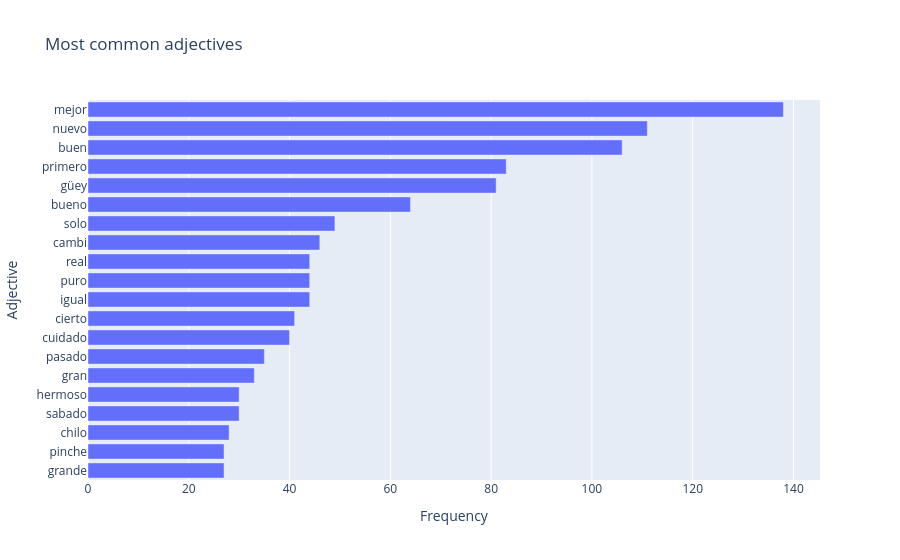

Source (notebook cell):
### Code cell
top_adjectives = (
    most_common_adjectives
    .head(20)
    .sort_values("count")
)

# plotly graph
fig = px.bar(
    top_adjectives,
    x="count",
    y="adjective",
    orientation="h",
    title="Most common adjectives",
    labels={
        "adjective": "Adjective",
        "count": "Frequency"
    }
)

fig.show()

# matplotlib
import matplotlib.pyplot as plt

plt.figure(figsize=(10, 7))

plt.barh(
    top_adjectives["adjective"],
    top_adjectives["count"],
)

plt.xlabel("Frequency")
plt.ylabel("Adjective")
plt.title("Most common adjectives")

plt.gca().invert_yaxis()
plt.tight_layout()

plt.show()

### Figure 1 — Plotly figure (JSON) as saved in the notebook; plotly's stock layout.template omitted (floating-point values rounded to 4 significant figures)
{"data": [{"hovertemplate": "Frequency=%{x}<br>Adjective=%{y}<extra></extra>", "legendgroup": "", "marker": {"color": "#636efa", "pattern": {"shape": ""}}, "name": "", "orientation": "h", "showlegend": false, "textposition": "auto", "type": "bar", "x": [27, 27, 28, 30, 30, 33, 35, 40, 41, 44, 44, 44, 46, 49, 64, 81, 83, 106, 111, 138], "xaxis": "x", "y": ["grande", "pinche", "chilo", "sabado", "hermoso", "gran", "pasado", "cuidado", "cierto", "igual", "puro", "real", "cambi", "solo", "bueno", "güey", "primero", "buen", "nuevo", "mejor"], "yaxis": "y"}], "layout": {"barmode": "relative", "legend": {"tracegroupgap": 0}, "title": {"text": "Most common adjectives"}, "xaxis": {"anchor": "y", "domain": [0, 1], "title": {"text": "Frequency"}}, "yaxis": {"anchor": "x", "domain": [0, 1], "title": {"text": "Adjective"}}}}
